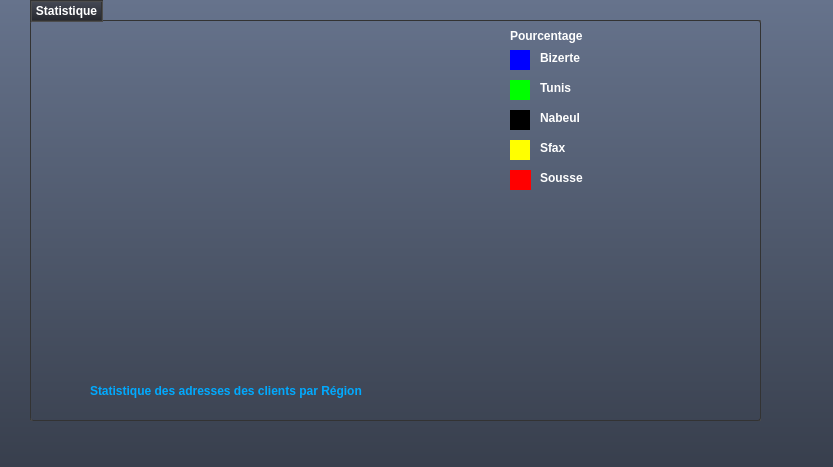
<?xml version="1.0" encoding="UTF-8"?>
<ui version="4.0">
 <class>statistique</class>
 <widget class="QDialog" name="statistique">
  <property name="geometry">
   <rect>
    <x>0</x>
    <y>0</y>
    <width>833</width>
    <height>467</height>
   </rect>
  </property>
  <property name="windowTitle">
   <string>Dialog</string>
  </property>
  <property name="styleSheet">
   <string notr="true">/*QTabWidget{
	background-color: rgb(255, 0, 0);
}

QPushButton{
}
background-color: rgb(255, 0, 0);*/
/*Copyright (c) DevSec Studio. All rights reserved.

MIT License

Permission is hereby granted, free of charge, to any person obtaining a copy
of this software and associated documentation files (the &quot;Software&quot;), to deal
in the Software without restriction, including without limitation the rights
to use, copy, modify, merge, publish, distribute, sublicense, and/or sell
copies of the Software, and to permit persons to whom the Software is
furnished to do so, subject to the following conditions:

The above copyright notice and this permission notice shall be included in all
copies or substantial portions of the Software.

THE SOFTWARE IS PROVIDED *AS IS*, WITHOUT WARRANTY OF ANY KIND, EXPRESS OR
IMPLIED, INCLUDING BUT NOT LIMITED TO THE WARRANTIES OF MERCHANTABILITY,
FITNESS FOR A PARTICULAR PURPOSE AND NONINFRINGEMENT. IN NO EVENT SHALL THE
AUTHORS OR COPYRIGHT HOLDERS BE LIABLE FOR ANY CLAIM, DAMAGES OR OTHER
LIABILITY, WHETHER IN AN ACTION OF CONTRACT, TORT OR OTHERWISE, ARISING FROM,
OUT OF OR IN CONNECTION WITH THE SOFTWARE OR THE USE OR OTHER DEALINGS IN THE
SOFTWARE.
*/

/*-----QWidget-----*/
QWidget
{
	background-color: qlineargradient(spread:repeat, x1:1, y1:0, x2:1, y2:1, stop:0 rgba(102, 115, 140, 255),stop:1 rgba(56, 63, 77, 255));
	color: #ffffff;
	border-color: #051a39;

}


/*-----QLabel-----*/
QLabel
{
	background-color: transparent;
	color: #ffffff;
	font-weight: bold;

}


QLabel::disabled
{
	background-color: transparent;
	color: #898988;

}


/*-----QMenuBar-----*/
/*QMenuBar
{
	background-color: #484c58;
	color: #ffffff;
	border-color: #051a39;
	font-weight: bold;

}


QMenuBar::disabled
{
	background-color: #404040;
	color: #898988;
	border-color: #051a39;

}


QMenuBar::item
{
    background-color: transparent;

}


QMenuBar::item:selected
{
    background-color: #c4c5c3;
	color: #000000;
    border: 1px solid #000000;

}


QMenuBar::item:pressed
{
    background-color: #979796;
    border: 1px solid #000;
    margin-bottom: -1px;
    padding-bottom: 1px;

}
*/


/*-----QMenu-----*/
QMenu
{
    background-color: #c4c5c3;
    border: 1px solid;
    color: #000000;
	font-weight: bold;

}


QMenu::separator
{
    height: 1px;
    background-color: #363942;
    color: #ffffff;
    padding-left: 4px;
    margin-left: 10px;
    margin-right: 5px;

}


QMenu::item
{
    min-width : 150px;
    padding: 3px 20px 3px 20px;

}


QMenu::item:selected
{
    background-color: #363942;
    color: #ffffff;

}


QMenu::item:disabled
{
    color: #898988;
}


/*-----QToolTip-----*/
QToolTip
{
	background-color: #bbbcba;
	color: #000000;
	border-color: #051a39;
	border : 1px solid #000000;
	border-radius: 2px;

}


/*-----QPushButton-----*/
QPushButton
{
	background-color: qlineargradient(spread:repeat, x1:0.486, y1:0, x2:0.505, y2:1, stop:0.00480769 rgba(170, 0, 0, 255),stop:1 rgba(122, 0, 0, 255));
	color: #ffffff;
	font-weight: bold;
	border-style: solid;
	border-width: 1px;
	border-radius: 3px;
	border-color: #051a39;
	padding: 5px;

}


QPushButton::disabled
{
	background-color: #404040;
	color: #656565;
	border-color: #051a39;

}


QPushButton::hover
{
	background-color: #9c0000;
	color: #ffffff;
	border-style: solid;
	border-width: 1px;
	border-radius: 3px;
	border-color: #051a39;
	padding: 5px;

}


QPushButton::pressed
{
	background-color: #880000;
	color: #ffffff;
	border-style: solid;
	border-width: 2px;
	border-radius: 3px;
	border-color: #000000;
	padding: 5px;

}


/*-----QToolButton-----*/
QToolButton 
{
	background-color: qlineargradient(spread:repeat, x1:1, y1:0, x2:1, y2:1, stop:0 rgba(177, 181, 193, 255),stop:1 rgba(159, 163, 174, 255));
	color: #ffffff;
	font-weight: bold;
	border-style: solid;
	border-width: 1px;
	border-radius: 3px;
	border-color: #051a39;
	padding: 5px;

}


QToolButton::disabled
{
	background-color: #404040;
	color: #656565;
	border-color: #051a39;

}


QToolButton::hover
{
	background-color: #9fa3ae;
	color: #ffffff;
	border-style: solid;
	border-width: 1px;
	border-radius: 3px;
	border-color: #051a39;
	padding: 5px;

}


QToolButton::pressed
{
	background-color: #7b7e86;
	color: #ffffff;
	border-style: solid;
	border-width: 2px;
	border-radius: 3px;
	border-color: #000000;
	padding: 5px;

}


/*-----QComboBox-----*/
QComboBox
{
    background-color: qlineargradient(spread:repeat, x1:1, y1:0, x2:1, y2:1, stop:0 rgba(118, 118, 118, 255),stop:1 rgba(70, 70, 70, 255));
    border: 1px solid #333333;
    border-radius: 3px;
    padding-left: 6px;
    color: lightgray;
	font-weight: bold;
    height: 20px;

}


QComboBox::disabled
{
	background-color: #404040;
	color: #656565;
	border-color: #051a39;

}


QComboBox:hover
{
    background-color: #646464;

}


QComboBox:on
{
    background-color: #979796;
	color: #000000;

}


QComboBox QAbstractItemView
{
    background-color: #c4c5c3;
    color: #000000;
    border: 1px solid black;
    selection-background-color: #363942;
    selection-color: #ffffff;
    outline: 0;

}


QComboBox::drop-down
{
    subcontrol-origin: padding;
    subcontrol-position: top right;
    width: 15px;
    border-left-width: 1px;
    border-left-color: darkgray;
    border-left-style: solid; 
    border-top-right-radius: 3px; 
    border-bottom-right-radius: 3px;

}


QComboBox::down-arrow
{
    image: url(://arrow-down.png);
    width: 8px;
    height: 8px;
}


/*-----QSpinBox &amp; QDoubleSpinBox &amp; QDateTimeEdit-----*/
QSpinBox, 
QDoubleSpinBox,
QDateTimeEdit
{
	background-color: #000000;
	color: #00ff00;
	font-weight: bold;
	border: 1px solid #333333;
	padding : 4px;

}


QSpinBox::disabled, 
QDoubleSpinBox::disabled,
QDateTimeEdit::disabled
{
	background-color: #404040;
	color: #656565;
	border-color: #051a39;

}


QSpinBox:hover, 
QDoubleSpinBox::hover,
QDateTimeEdit::hover
{
    border: 1px solid #00ff00;

}


QSpinBox::up-button, QSpinBox::down-button,
QDoubleSpinBox::up-button, QDoubleSpinBox::down-button,
QDateTimeEdit::up-button, QDateTimeEdit::down-button
{
	background-color: qlineargradient(spread:repeat, x1:1, y1:0, x2:1, y2:1, stop:0 rgba(118, 118, 118, 255),stop:1 rgba(70, 70, 70, 255));
    border: 0px solid #333333;

}


QSpinBox::disabled, 
QDoubleSpinBox::disabled,
QDateTimeEdit::disabled
{
	background-color: #404040;
	color: #656565;
	border-color: #051a39;

}


QSpinBox::up-button:hover, QSpinBox::down-button:hover,
QDoubleSpinBox::up-button:hover, QDoubleSpinBox::down-button:hover,
QDateTimeEdit::up-button:hover, QDateTimeEdit::down-button:hover
{
	background-color: #646464;
    border: 1px solid #333333;


}


QSpinBox::up-button:disabled, QSpinBox::down-button:disabled,
QDoubleSpinBox::up-button:disabled, QDoubleSpinBox::down-button:disabled,
QDateTimeEdit::up-button:disabled, QDateTimeEdit::down-button:disabled
{
	background-color: #404040;
	color: #656565;
	border-color: #051a39;

}


QSpinBox::up-button:pressed, QSpinBox::down-button:pressed,
QDoubleSpinBox::up-button:pressed, QDoubleSpinBox::down-button::pressed,
QDateTimeEdit::up-button:pressed, QDateTimeEdit::down-button::pressed
{
    background-color: #979796;
    border: 1px solid #444444;

}


QSpinBox::down-arrow,
QDoubleSpinBox::down-arrow,
QDateTimeEdit::down-arrow
{
    image: url(://arrow-down.png);
    width: 7px;

}


QSpinBox::up-arrow,
QDoubleSpinBox::up-arrow,
QDateTimeEdit::up-arrow
{
    image: url(://arrow-up.png);
    width: 7px;

}


/*-----QLineEdit-----*/
QLineEdit
{
	background-color: #000000;
	color: #00ff00;
	font-weight: bold;
    border: 1px solid #333333;
	padding: 4px;

}


QLineEdit:hover
{
    border: 1px solid #00ff00;

}


QLineEdit::disabled
{
	background-color: #404040;
	color: #656565;
	border-width: 1px;
	border-color: #051a39;
	padding: 2px;

}


/*-----QTextEdit-----*/
QTextEdit
{
	background-color: #808080;
	color: #fff;
	border: 1px groove #333333;

}


QTextEdit::disabled
{
	background-color: #404040;
	color: #656565;
	border-color: #051a39;

}


/*-----QGroupBox-----*/
QGroupBox 
{
    border: 1px groove #333333;
	border-radius: 2px;
    margin-top: 20px;

}


QGroupBox 
{
	/*background-color: qlineargradient(spread:repeat, x1:0.486, y1:0, x2:0.505, y2:1, stop:0.00480769 rgba(170, 169, 169, 255),stop:1 rgba(122, 122, 122, 255));*/
    background-color: transparent;
	font-weight: bold;

}


QGroupBox::title  
{
    background-color: qlineargradient(spread:repeat, x1:1, y1:0, x2:1, y2:1, stop:0 rgba(71, 75, 87, 255),stop:1 rgba(35, 37, 43, 255));
    color: #ffffff;
    border: 2px groove #333333;
    subcontrol-origin: margin;
    subcontrol-position: top left;
    padding: 2px;

}


QGroupBox::title::disabled
{
	background-color: #404040;
	color: #656565;
    subcontrol-origin: margin;
    subcontrol-position: top left;
    padding: 5px;
	border-top-left-radius: 3px;
	border-top-right-radius: 3px;

}


/*-----QCheckBox-----*/
QCheckBox{
	background-color: transparent;
	font-weight: bold;
	color: #fff;

}


QCheckBox::indicator
{
    color: #b1b1b1;
    background-color: #323232;
    border: 2px solid #222222;
    width: 12px;
    height: 12px;

}


QCheckBox::indicator:checked
{
    image:url(://checkbox.png);
    border: 2px solid #00ff00;

}


QCheckBox::indicator:unchecked:hover
{
    border: 2px solid #00ff00;

}


QCheckBox::disabled
{
	color: #656565;

}


QCheckBox::indicator:disabled
{
	background-color: #656565;
	color: #656565;
    border: 1px solid #656565;

}


/*-----QRadioButton-----*/
QRadioButton{
	background-color: transparent;
	font-weight: bold;
	color: #fff;

}


QRadioButton::indicator::unchecked
{ 
	border: 2px inset #222222; 
	border-radius: 6px; 
	background-color:  #323232;
	width: 9px; 
	height: 9px; 

}


QRadioButton::indicator::unchecked:hover
{ 
	border: 2px solid #00ff00; 
	border-radius: 5px; 
	background-color:  #323232;
	width: 9px; 
	height: 9px; 

}


QRadioButton::indicator::checked
{ 
	border: 2px inset #222222; 
	border-radius: 5px; 
	background-color: #00ff00; 
	width: 9px; 
	height: 9px; 

}


QRadioButton::disabled
{
	color: #656565;

}


QRadioButton::indicator:disabled
{
	background-color: #656565;
	color: #656565;
    border: 2px solid #656565;

}


/*-----QTableView &amp; QTableWidget-----*/
QTableView
{
    background-color: #808080;
    border: 1px groove #333333;
    color: #f0f0f0;
	font-weight: bold;
    gridline-color: #333333;
    outline : 0;

}


QTableView::disabled
{
    background-color: #242526;
    border: 1px solid #32414B;
    color: #656565;
    gridline-color: #656565;
    outline : 0;

}


QTableView::item:hover 
{
    background-color: #484c58;
    color: #f0f0f0;

}


QTableView::item:selected 
{
    background-color: #484c58;
    border: 2px groove #00ff00;
    color: #F0F0F0;

}


QTableView::item:selected:disabled
{
    background-color: #1a1b1c;
    border: 2px solid #525251;
    color: #656565;

}


QTableCornerButton::section
{
    background-color: #282830;

}


QHeaderView::section
{
    background-color: #282830;
    color: #fff;
	font-weight: bold;
    text-align: left;
	padding: 4px;
	
}


QHeaderView::section:disabled
{
    background-color: #525251;
    color: #656565;

}


QHeaderView::section:checked
{
    background-color: #00ff00;

}


QHeaderView::section:checked:disabled
{
    color: #656565;
    background-color: #525251;

}


QHeaderView::section::vertical::first,
QHeaderView::section::vertical::only-one
{
    border-top: 0px;

}


QHeaderView::section::vertical
{
    border-top: 0px;

}


QHeaderView::section::horizontal::first,
QHeaderView::section::horizontal::only-one
{
    border-left: 0px;

}


QHeaderView::section::horizontal
{
    border-left: 0px;

}


/*-----QTabWidget-----*/
QTabBar::tab
{
	background-color: transparent;
	color: #ffffff;
	font-weight: bold;
	width: 150px;
	height: 20px;
	
}


QTabBar::tab:disabled
{
	background-color: #656565;
	color: #656565;

}


QTabWidget::pane 
{
	background-color: transparent;
	color: #ffffff;
	border: 1px groove #333333;

}


QTabBar::tab:selected
{
    background-color: #484c58;
	color: #ffffff;
	border: 1px groove #333333;
	border-bottom: 0px;

}


QTabBar::tab:selected:disabled
{
	background-color: #404040;
	color: #656565;

}


QTabBar::tab:!selected 
{
    background-color: #a3a7b2;

}


QTabBar::tab:!selected:hover 
{
    background-color: #484c58;

}


QTabBar::tab:top:!selected 
{
    margin-top: 1px;

}


QTabBar::tab:bottom:!selected 
{
    margin-bottom: 3px;

}


QTabBar::tab:top, QTabBar::tab:bottom 
{
    min-width: 8ex;
    margin-right: -1px;
    padding: 5px 10px 5px 10px;

}


QTabBar::tab:top:selected 
{
    border-bottom-color: none;

}


QTabBar::tab:bottom:selected 
{
    border-top-color: none;

}


QTabBar::tab:top:last, QTabBar::tab:bottom:last,
QTabBar::tab:top:only-one, QTabBar::tab:bottom:only-one 
{
    margin-right: 0;

}


QTabBar::tab:left:!selected 
{
    margin-right: 2px;

}


QTabBar::tab:right:!selected
{
    margin-left: 2px;

}


QTabBar::tab:left, QTabBar::tab:right 
{
    min-height: 15ex;
    margin-bottom: -1px;
    padding: 10px 5px 10px 5px;

}


QTabBar::tab:left:selected 
{
    border-left-color: none;

}


QTabBar::tab:right:selected 
{
    border-right-color: none;

}


QTabBar::tab:left:last, QTabBar::tab:right:last,
QTabBar::tab:left:only-one, QTabBar::tab:right:only-one 
{
    margin-bottom: 0;

}


/*-----QSlider-----*/
QSlider{
	background-color: transparent;

}


QSlider::groove:horizontal 
{
	background-color: transparent;
	height: 6px;

}


QSlider::sub-page:horizontal 
{
	background-color: qlineargradient(spread:reflect, x1:1, y1:0, x2:1, y2:1, stop:0.00480769 rgba(201, 201, 201, 255),stop:1 rgba(72, 72, 72, 255));
	border: 1px solid #000;

}


QSlider::add-page:horizontal 
{
	background-color: #404040;
	border: 1px solid #000; 

}


QSlider::handle:horizontal 
{
	background-color: qlineargradient(spread:reflect, x1:1, y1:0, x2:1, y2:1, stop:0.00480769 rgba(201, 201, 201, 255),stop:1 rgba(72, 72, 72, 255));
	border: 1px solid #000; 
	width: 12px;
	margin-top: -6px;
	margin-bottom: -6px;

}


QSlider::handle:horizontal:hover 
{
	background-color: #808080;

}


QSlider::sub-page:horizontal:disabled 
{
	background-color: #bbb;
	border-color: #999;

}


QSlider::add-page:horizontal:disabled 
{
	background-color: #eee;
	border-color: #999;

}


QSlider::handle:horizontal:disabled 
{
	background-color: #eee;
	border: 1px solid #aaa;

}


QSlider::groove:vertical 
{
	background-color: transparent;
	width: 6px;

}


QSlider::sub-page:vertical 
{
	background-color: qlineargradient(spread:reflect, x1:0, y1:0.483, x2:1, y2:0.517, stop:0.00480769 rgba(201, 201, 201, 255),stop:1 rgba(72, 72, 72, 255));
	border: 1px solid #000;

}


QSlider::add-page:vertical 
{
	background-color: #404040;
	border: 1px solid #000;

}


QSlider::handle:vertical 
{
	background-color: qlineargradient(spread:reflect, x1:0, y1:0.483, x2:1, y2:0.517, stop:0.00480769 rgba(201, 201, 201, 255),stop:1 rgba(72, 72, 72, 255));
	border: 1px solid #000;
	height: 12px;
	margin-left: -6px;
	margin-right: -6px;

}


QSlider::handle:vertical:hover 
{
	background-color: #808080;

}


QSlider::sub-page:vertical:disabled 
{
	background-color: #bbb;
	border-color: #999;

}


QSlider::add-page:vertical:disabled 
{
	background-color: #eee;
	border-color: #999;

}


QSlider::handle:vertical:disabled 
{
	background-color: #eee;
	border: 1px solid #aaa;
	border-radius: 3px;

}


/*-----QDial-----*/
QDial
{
	background-color: #600000;

}


QDial::disabled
{
	background-color: #404040;

}


/*-----QScrollBar-----*/
QScrollBar:horizontal
{
    border: 1px solid #222222;
    background-color: #63676d;
    height: 18px;
    margin: 0px 18px 0 18px;

}


QScrollBar::handle:horizontal
{
    background-color: #a6acb3;
	border: 1px solid #656565;
	border-radius: 2px;
    min-height: 20px;

}


QScrollBar::add-line:horizontal
{
    border: 1px solid #1b1b19;
    background-color: #a6acb3;
    width: 18px;
    subcontrol-position: right;
    subcontrol-origin: margin;

}


QScrollBar::sub-line:horizontal
{
    border: 1px solid #1b1b19;
    background-color: #a6acb3;
    width: 18px;
    subcontrol-position: left;
    subcontrol-origin: margin;

}


QScrollBar::right-arrow:horizontal
{
    image: url(://arrow-right.png);
    width: 8px;
    height: 8px;

}


QScrollBar::left-arrow:horizontal
{
    image: url(://arrow-left.png);
    width: 8px;
    height: 8px;

}


QScrollBar::add-page:horizontal, QScrollBar::sub-page:horizontal
{
    background: none;

}


QScrollBar:vertical
{
    background-color: #63676d;
    width: 18px;
    margin: 18px 0 18px 0;
    border: 1px solid #222222;

}


QScrollBar::handle:vertical
{
    background-color: #a6acb3;
	border: 1px solid #656565;
	border-radius: 2px;
    min-height: 20px;

}


QScrollBar::add-line:vertical
{
    border: 1px solid #1b1b19;
    background-color: #a6acb3;
    height: 18px;
    subcontrol-position: bottom;
    subcontrol-origin: margin;

}


QScrollBar::sub-line:vertical
{
    border: 1px solid #1b1b19;
    background-color: #a6acb3;
    height: 18px;
    subcontrol-position: top;
    subcontrol-origin: margin;

}


QScrollBar::up-arrow:vertical
{
    image: url(://arrow-up.png);
    width: 8px;
    height: 8px;

}


QScrollBar::down-arrow:vertical
{
    image: url(://arrow-down.png);
    width: 8px;
    height: 8px;

}


QScrollBar::add-page:vertical, QScrollBar::sub-page:vertical
{
    background: none;

}


/*-----QProgressBar-----*/
QProgressBar
{
	background-color: #000;
	color: #00ff00;
	font-weight: bold;
	border: 0px groove #000;
	border-radius: 10px;
	text-align: center;

}


QProgressBar:disabled
{
	background-color: #404040;
	color: #656565;
	border-color: #051a39;
	border: 1px solid #000;
	border-radius: 10px;
	text-align: center;

}


QProgressBar::chunk {
	background-color: #ffaf02;
	border: 0px;
	border-radius: 10px;
	color: #000;

}


QProgressBar::chunk:disabled {
	background-color: #333;
	border: 0px;
	border-radius: 10px;
	color: #656565;
}


/*-----QStatusBar-----*/
QStatusBar
{
	background-color: qlineargradient(spread:repeat, x1:1, y1:0, x2:1, y2:1, stop:0 rgba(102, 115, 140, 255),stop:1 rgba(56, 63, 77, 255));
	color: #ffffff;
	border-color: #051a39;
	font-weight: bold;

}




</string>
  </property>
  <widget class="QGroupBox" name="groupBox">
   <property name="geometry">
    <rect>
     <x>30</x>
     <y>0</y>
     <width>731</width>
     <height>421</height>
    </rect>
   </property>
   <property name="title">
    <string>Statistique</string>
   </property>
   <widget class="QLabel" name="label_6">
    <property name="geometry">
     <rect>
      <x>510</x>
      <y>170</y>
      <width>111</width>
      <height>16</height>
     </rect>
    </property>
    <property name="styleSheet">
     <string notr="true">font: 12pt &quot;MS Shell Dlg 2&quot;;</string>
    </property>
    <property name="text">
     <string>Sousse</string>
    </property>
   </widget>
   <widget class="QWidget" name="widget_3" native="true">
    <property name="geometry">
     <rect>
      <x>480</x>
      <y>170</y>
      <width>21</width>
      <height>20</height>
     </rect>
    </property>
    <property name="styleSheet">
     <string notr="true">background-color: rgb(0, 255, 0);
background-color: rgb(255, 0, 0);</string>
    </property>
   </widget>
   <widget class="QLabel" name="label_5">
    <property name="geometry">
     <rect>
      <x>510</x>
      <y>140</y>
      <width>111</width>
      <height>16</height>
     </rect>
    </property>
    <property name="styleSheet">
     <string notr="true">font: 12pt &quot;MS Shell Dlg 2&quot;;</string>
    </property>
    <property name="text">
     <string>Sfax</string>
    </property>
   </widget>
   <widget class="QWidget" name="widget_4" native="true">
    <property name="geometry">
     <rect>
      <x>480</x>
      <y>140</y>
      <width>20</width>
      <height>20</height>
     </rect>
    </property>
    <property name="styleSheet">
     <string notr="true">background-color: rgb(0, 255, 0);
background-color: rgb(255, 255, 0);</string>
    </property>
   </widget>
   <widget class="QLabel" name="label_4">
    <property name="geometry">
     <rect>
      <x>510</x>
      <y>110</y>
      <width>131</width>
      <height>16</height>
     </rect>
    </property>
    <property name="styleSheet">
     <string notr="true">font: 12pt &quot;MS Shell Dlg 2&quot;;</string>
    </property>
    <property name="text">
     <string>Nabeul</string>
    </property>
   </widget>
   <widget class="QWidget" name="widget_2" native="true">
    <property name="geometry">
     <rect>
      <x>480</x>
      <y>110</y>
      <width>20</width>
      <height>20</height>
     </rect>
    </property>
    <property name="styleSheet">
     <string notr="true">background-color: rgb(0, 0, 0);</string>
    </property>
   </widget>
   <widget class="QWidget" name="widget_5" native="true">
    <property name="geometry">
     <rect>
      <x>480</x>
      <y>80</y>
      <width>20</width>
      <height>20</height>
     </rect>
    </property>
    <property name="styleSheet">
     <string notr="true">background-color: rgb(0, 255, 0);</string>
    </property>
   </widget>
   <widget class="QLabel" name="label_8">
    <property name="geometry">
     <rect>
      <x>60</x>
      <y>370</y>
      <width>631</width>
      <height>41</height>
     </rect>
    </property>
    <property name="styleSheet">
     <string notr="true">font: 18pt &quot;MS Shell Dlg 2&quot;;
color: rgb(0, 170, 255);</string>
    </property>
    <property name="text">
     <string>Statistique des adresses des clients par Région</string>
    </property>
   </widget>
   <widget class="QLabel" name="label">
    <property name="geometry">
     <rect>
      <x>480</x>
      <y>20</y>
      <width>131</width>
      <height>31</height>
     </rect>
    </property>
    <property name="styleSheet">
     <string notr="true">font: 75 italic 14pt &quot;Arial&quot;;</string>
    </property>
    <property name="text">
     <string>Pourcentage</string>
    </property>
   </widget>
   <widget class="QWidget" name="widget" native="true">
    <property name="geometry">
     <rect>
      <x>480</x>
      <y>50</y>
      <width>20</width>
      <height>20</height>
     </rect>
    </property>
    <property name="styleSheet">
     <string notr="true">background-color: rgb(0, 0, 255);</string>
    </property>
   </widget>
   <widget class="QLabel" name="label_2">
    <property name="geometry">
     <rect>
      <x>510</x>
      <y>50</y>
      <width>111</width>
      <height>16</height>
     </rect>
    </property>
    <property name="styleSheet">
     <string notr="true">font: 12pt &quot;MS Shell Dlg 2&quot;;</string>
    </property>
    <property name="text">
     <string>Bizerte</string>
    </property>
   </widget>
   <widget class="QLabel" name="label_3">
    <property name="geometry">
     <rect>
      <x>510</x>
      <y>80</y>
      <width>111</width>
      <height>16</height>
     </rect>
    </property>
    <property name="styleSheet">
     <string notr="true">font: 12pt &quot;MS Shell Dlg 2&quot;;</string>
    </property>
    <property name="text">
     <string>Tunis</string>
    </property>
   </widget>
  </widget>
 </widget>
 <resources/>
 <connections/>
</ui>
